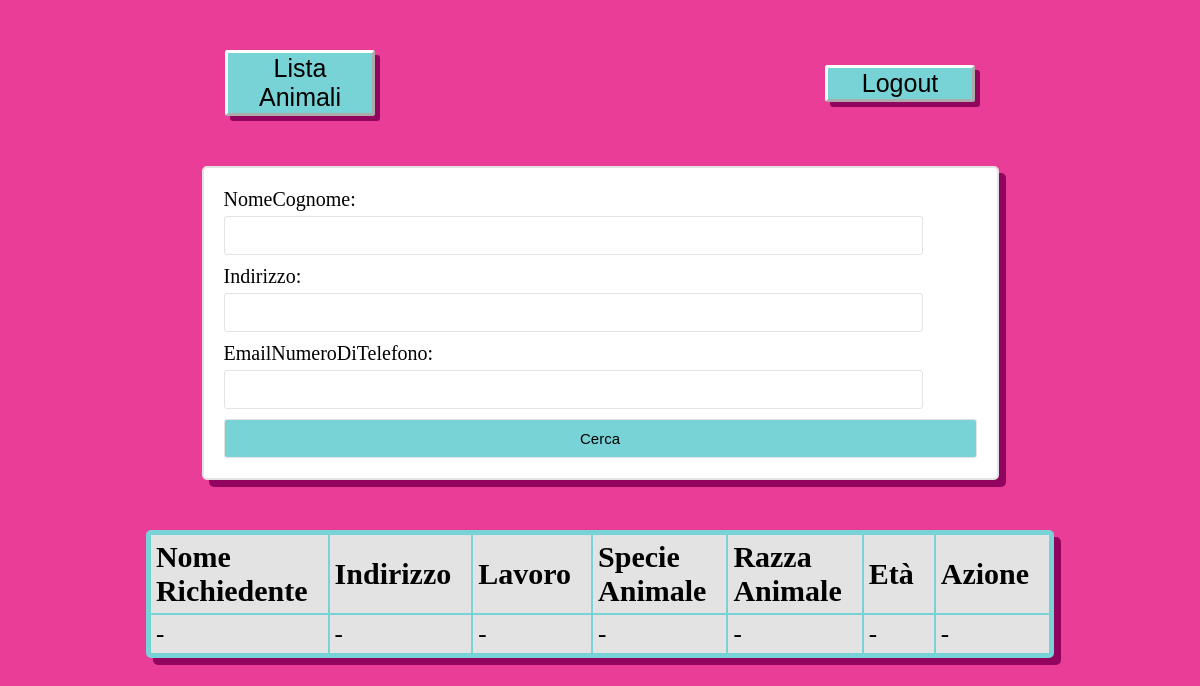
The page /home_amministratore/ (signed in) on the database as committed earlier.
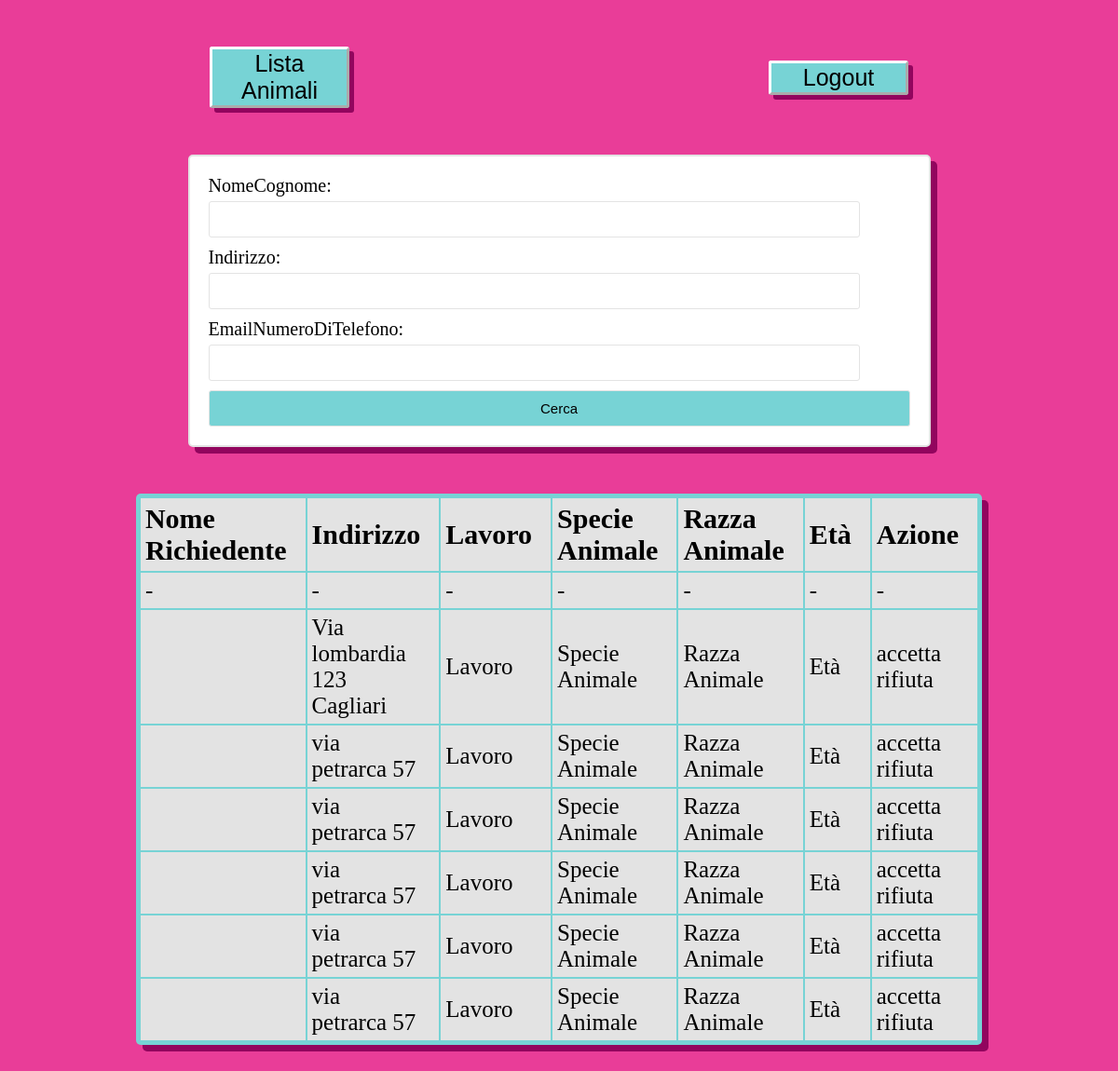
The same page on the database as committed later.
### polls/models.py (models this page shows)
class RichiestaAdozione(models.Model):
    nomeCognome = models.CharField(max_length=320)
    indirizzo = models.CharField(max_length= 400)
    emailNumeroDiTelefono = models.CharField(max_length= 500)

### polls/views.py (the view)
# urls.py: path('home_amministratore/', views.homeAmministratore, name='home_amministratore'),
@user_passes_test(lambda u: u.is_superuser, login_url='home')
def homeAmministratore(request):
    richieste = RichiestaAdozione.objects.all()
    myFilter = RichesteFilter(request.GET, queryset=richieste)
    richieste = myFilter.qs
    context = {'richieste':richieste, 'myFilter': myFilter}
    return render(request,'home_amministratore.html',context)

### polls/templates/home_amministratore.html (shortened to what this page needs)
{% load static %}
<!DOCTYPE html>
<html>
    <head>
        <link rel="stylesheet" type="text/css" href="{% static 'styles.css' %}">
    </head>
    <body>
        <div class="navbar">
            <a class="button_link" href="http://www.google.com/">
                <button class="pulsante" >Lista Animali</button>
            </a>
            <a class="button_link" href="http://www.google.com/">
                <button class="pulsante" >Logout</button>
            </a>
        </div>
        <form id= "form_ricerca" method="get">
            {{myFilter.form}}
            <button class="btn btn-primary" type="submit"> Cerca </button>
        </form>
        <table>
            <thead>
                <th>Nome Richiedente</th>
                <th>Indirizzo</th>
                <th>Lavoro</th>
                <th>Specie Animale</th>
                <th>Razza Animale</th>
                <th>Età</th>
                <th>Azione</th>
            </thead>
            <tbody>
                <tr>
                    <td>-</td>
                    <td>-</td>
                    <td>-</td>
                    <td>-</td>
                    <td>-</td>
                    <td>-</td>
                    <td>-</td>
                </tr>
                {% for richiesta in richieste %}
                <tr>
                    <td>{{ richiesta.NomeCognome }}</td>
                    <td>{{ richiesta.indirizzo }}</td>
                    <td>Lavoro</td>
                    <td>Specie Animale</td>
                    <td>Razza Animale</td>
                    <td>Età</td>
                    <td>
                        <a href="http://127.0.0.1:8000/" class="pulsante pulsante_tabella">accetta</a>
                        <a href="http://127.0.0.1:8000/" class="pulsante pulsante_tabella">rifiuta</a>
                    </td>
                </tr>
                {% endfor %}
            </tbody>
        </table>
    </body>
</html>

Rows that differ between the two databases and show on the page:
added RichiestaAdozione: indirizzo "Via lombardia 123 Cagliari"
added RichiestaAdozione: indirizzo "via petrarca 57"
added RichiestaAdozione: indirizzo "via petrarca 57"
added RichiestaAdozione: indirizzo "via petrarca 57"
added RichiestaAdozione: indirizzo "via petrarca 57"
added RichiestaAdozione: indirizzo "via petrarca 57"
